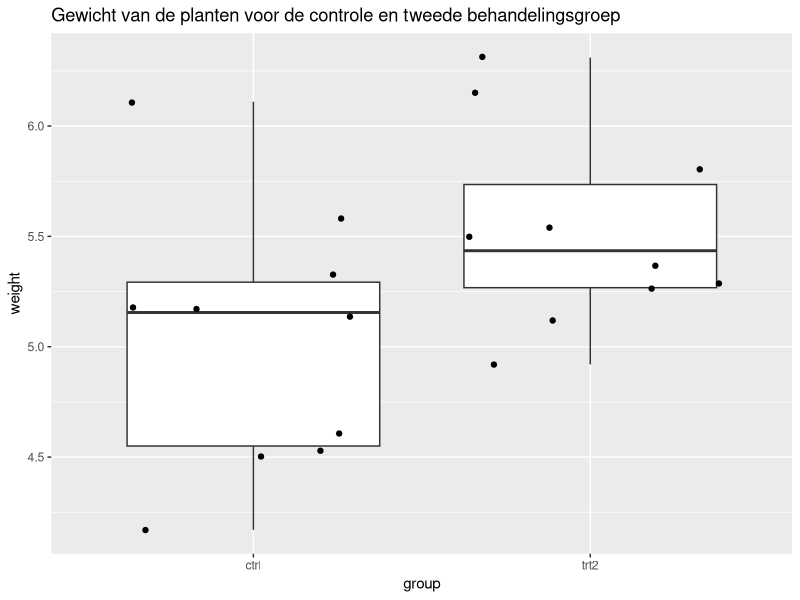
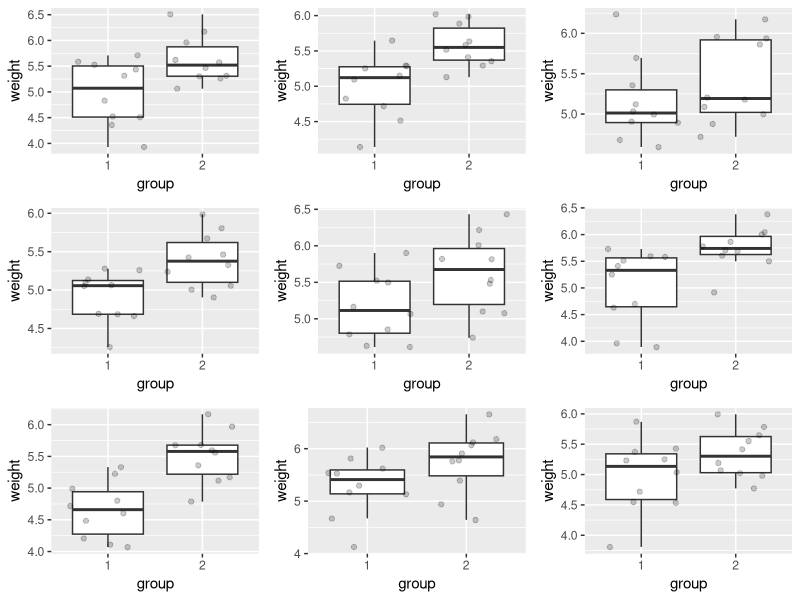
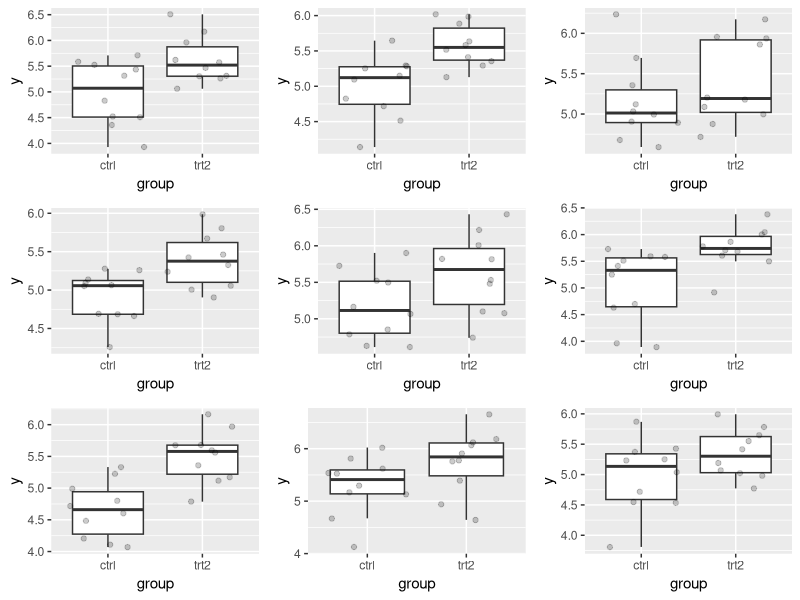
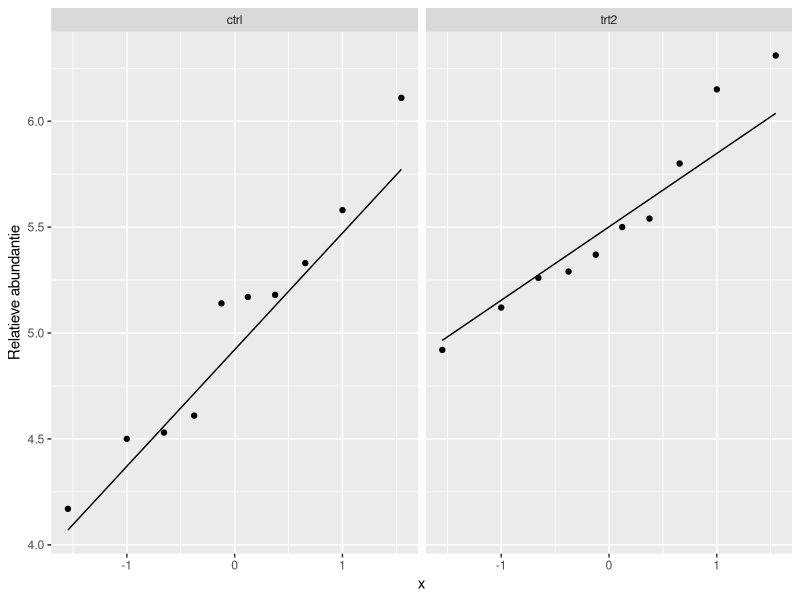
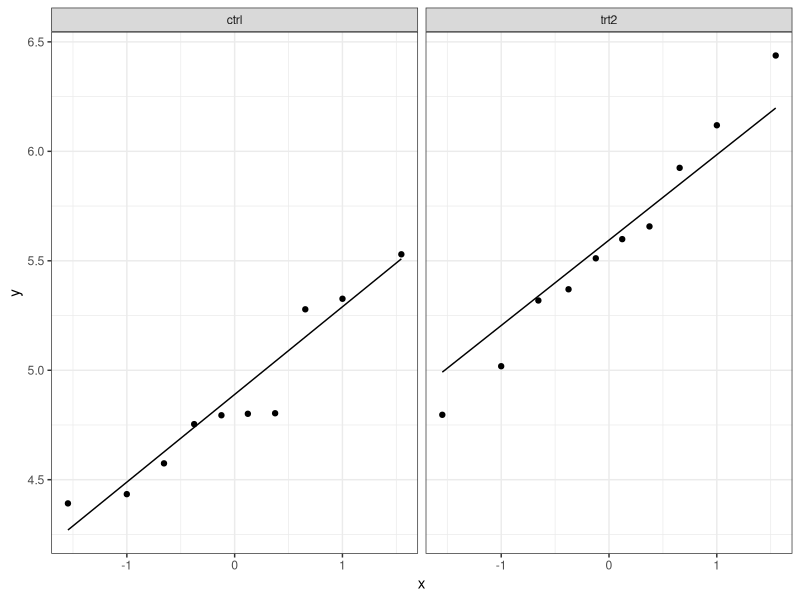
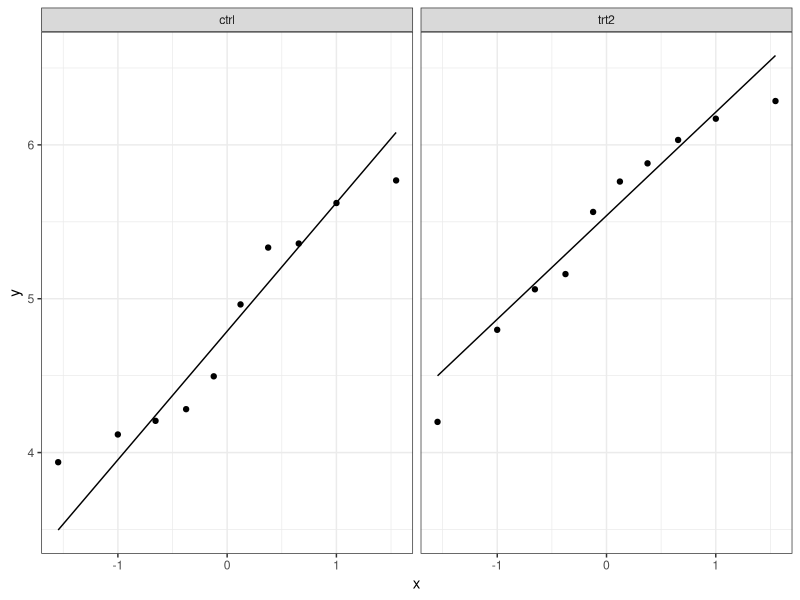
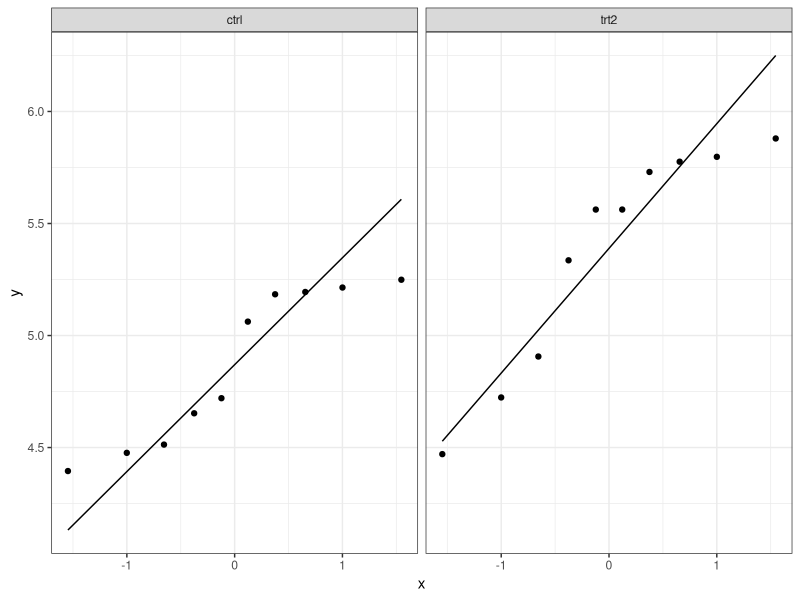
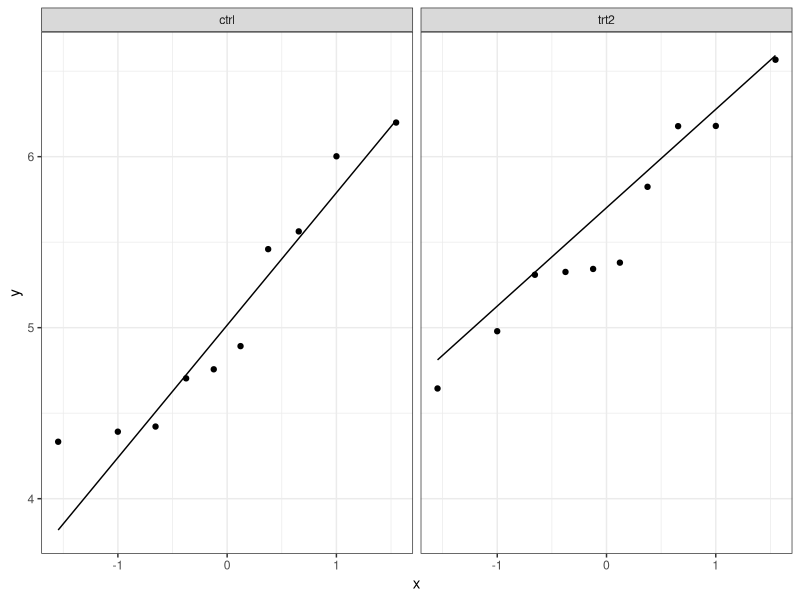

Reproduce these figures in R, in order.
## ---- chunk 1
suppressPackageStartupMessages({
  library(tidyverse)
  library(ggplot2)
  library(gridExtra)
})
## ---- chunk 2
data("PlantGrowth")
## ---- chunk 3
#Bekijk hoe de dataset PlantGrowth eruit ziet
head(PlantGrowth)
## ---- chunk 4
#Filter de data zodat enkel data van de controle- (ctrl) en tweede behandelingsgroep (trt2) gebruikt worden.
PlantGrowth <- PlantGrowth %>% filter(group == "ctrl" | group == "trt2")
## ---- chunk 5
#Maak een boxplot voor elke groep (group) van het gewicht (weight) van de planten 
PlantGrowth %>% ggplot(aes(x=group,y=weight)) +
  geom_boxplot() +
  geom_jitter() +
  ggtitle("Gewicht van de planten voor de controle en tweede behandelingsgroep")
## ---- chunk 6
set.seed(52)
par(mfrow=c(3,3), mar=c(3,2,1,1))
st_dev <- PlantGrowth %>% group_by(group) %>% summarise(stdev = sd(weight))
means<- PlantGrowth %>% group_by(group) %>% summarise(m=mean(weight))
counts <- PlantGrowth %>% count(group)
sd_pooled = sqrt(((counts$n[1]-1) * st_dev$stdev[1]^2 + (counts$n[2]-1) * st_dev$stdev[2]^2) / (counts$n[1] + counts$n[2] - 2))

plots <- list()
for(i in 1:9){
  a <- rnorm(counts[1,2], mean=means$m[1], sd=sd_pooled)
  b <- rnorm(counts[2,2], mean=means$m[2], sd=sd_pooled)
  df <- data.frame("weight" = c(a,b), "group" = as.factor(c(rep(1,counts[1,2]),rep(2,counts[2,2]))))
  
  plots[[i]] <- ggplot(data=df, aes(x=group,y=weight)) + 
                geom_boxplot(outlier.shape = NA) + 
                geom_jitter(alpha=.2)
}
do.call('grid.arrange',c(plots,nrow=3, ncol = 3))
## ---- chunk 7
set.seed(52)
par(mfrow=c(3,3), mar=c(3,2,1,1))
plotList <- lapply(1:9, function(x,means,sd,nobs)
{
  data.frame(y = rnorm(
      sum(counts$n),
      mean=rep(means$m,times=nobs$n),
      sd=sd_pooled),
      group =  rep(nobs$group,times=counts$n)
  ) %>% 
    ggplot(aes(group,y)) +
    geom_boxplot(outlier.shape = NA) +
    geom_jitter(alpha=.2)
}, means=means,nobs=counts,sd=sd_pooled)

## ---- chunk 8
do.call("grid.arrange",c(plotList,nrow=3,ncol=3))
## ---- chunk 9
# Maak een QQplot van het gewicht van de planten voor elke treatment
PlantGrowth %>%
  ggplot(aes(sample = weight)) +
  geom_qq() +
  geom_qq_line() +
  facet_grid(.~group) +
  ylab("Relatieve abundantie")
## ---- chunk 10
plotList <- lapply(1:9, function(x,means,sd,nobs)
{
  data.frame(y = rnorm(
      sum(counts$n),
      mean=rep(means$m,times=counts$n),
      sd=sd_pooled),
      group =  rep(counts$group,times=counts$n)
  ) %>% 
    ggplot(aes(sample=y)) +
    geom_qq() + # qq-punten
    geom_qq_line() + # qq-lijn
    theme_bw() + 
    facet_wrap(~group)
}, means=means,nobs=counts,sd=sd_pooled)
plotList
## ---- chunk 11
# Voer de two-sample t-test uit om de nulhypothese van gelijk gemiddeld gewicht tussen de controlebehandeling en behandeling 2 na te gaan.
model_t <- t.test(weight~group, data = PlantGrowth, var.equal=TRUE) # var.equal = FALSE is de default, wat de Welch t-test zou zijn
model_t

## ---- chunk 12
# Voer een lineare regressie toe van het gewicht in functie van de behandelingsgroep.
model_lm <- lm(weight ~ group, data = PlantGrowth)
summary <- summary(model_lm)
summary
## ---- chunk 13
# Geef de 95% confidence intervals van de geschatte parameters.
confint <- confint(model_lm)
confint
